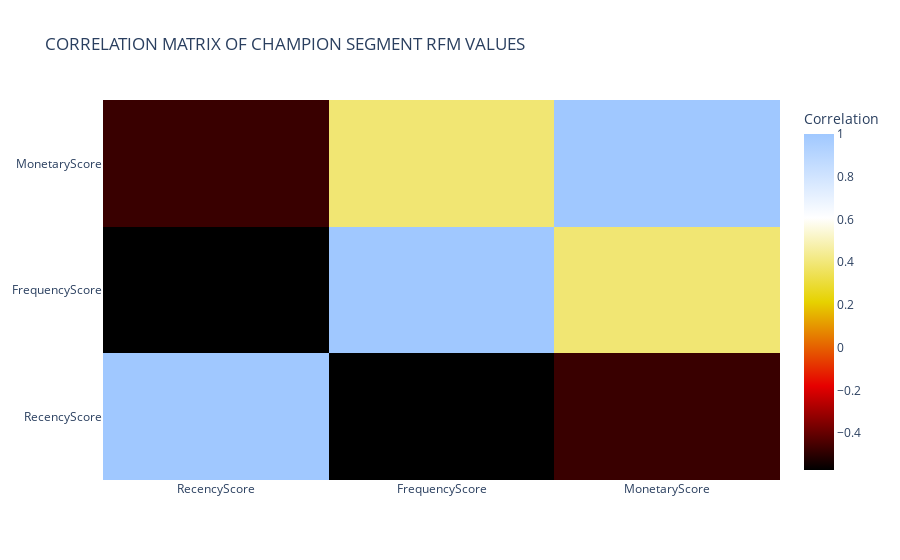

Source (notebook cell):
### Markdown cell above
CORRELATION OF THE RFM VALUES IN THE CHAMPION SEGMENT

### Code cell
cham_matrix = champions[['RecencyScore', 'FrequencyScore', 'MonetaryScore']].corr()

#creating a heatmap
heat_map = go.Figure(
    data = go.Heatmap(
        z = cham_matrix.values,
        x = cham_matrix.columns,
        y = cham_matrix.columns,
        colorscale = 'Blackbody',
        colorbar = dict(title ='Correlation')
    )
)

heat_map.update_layout(title = 'CORRELATION MATRIX OF CHAMPION SEGMENT RFM VALUES')

heat_map.show()

### Figure 1 — Plotly figure (JSON) as saved in the notebook; plotly's stock layout.template omitted (floating-point values rounded to 4 significant figures)
{"data": [{"colorbar": {"title": {"text": "Correlation"}}, "colorscale": [[0, "rgb(0, 0, 0)"], [0.25, "rgb(230,0,0)"], [0.5, "rgb(230,210,0)"], [0.75, "rgb(255,255,255)"], [1, "rgb(160,200,255)"]], "type": "heatmap", "x": ["RecencyScore", "FrequencyScore", "MonetaryScore"], "y": ["RecencyScore", "FrequencyScore", "MonetaryScore"], "z": [[1, -0.5717, -0.4747], [-0.5717, 1, 0.3907], [-0.4747, 0.3907, 1]]}], "layout": {"autosize": true, "title": {"text": "CORRELATION MATRIX OF CHAMPION SEGMENT RFM VALUES"}, "xaxis": {"autorange": true, "range": [-0.5, 2.5], "type": "category"}, "yaxis": {"autorange": true, "range": [-0.5, 2.5], "type": "category"}}}
